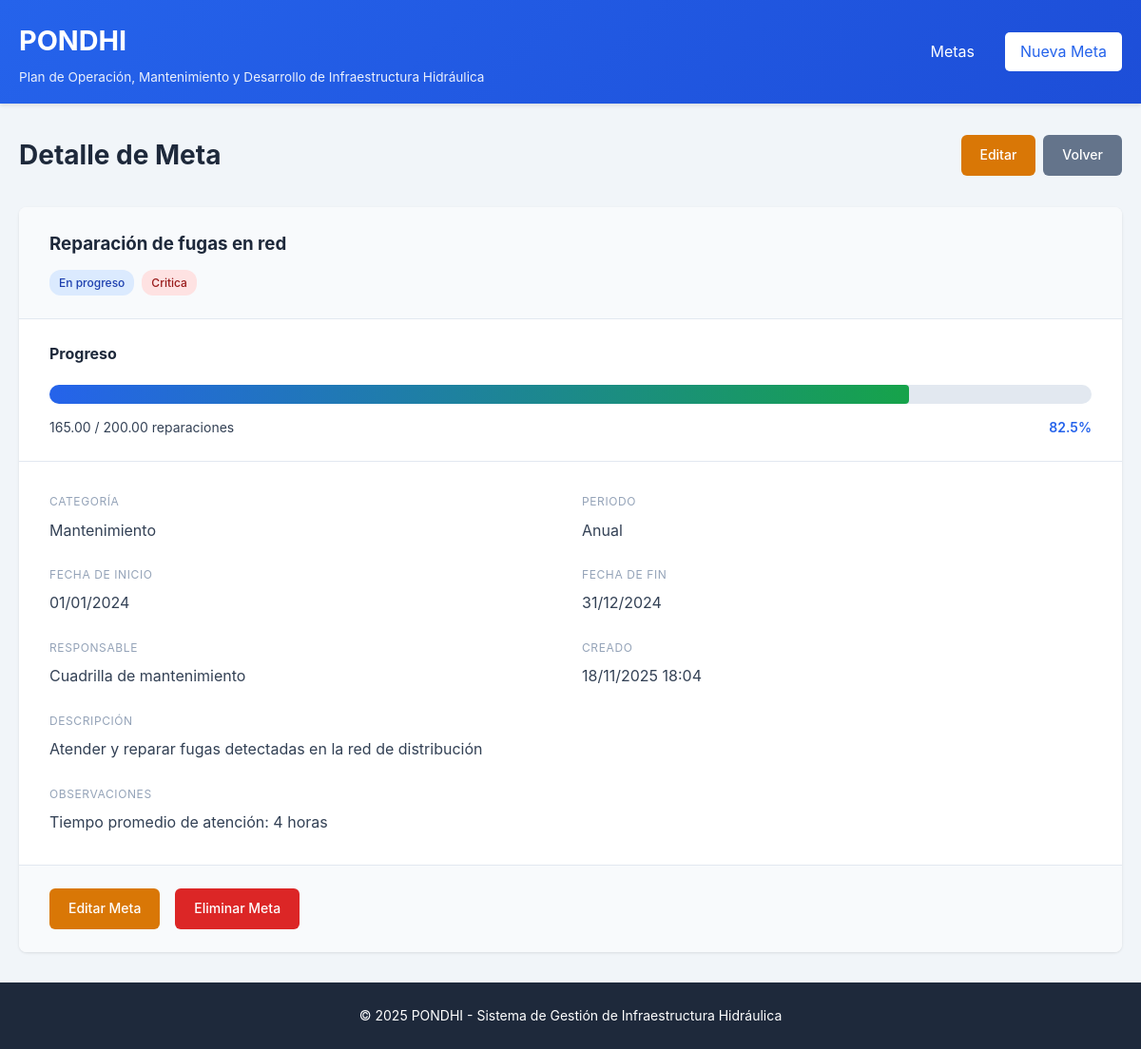
Screenshot of /public/metas/ver/7 with the database file from the repository.
### tables this page shows
CREATE TABLE IF NOT EXISTS metas (
    id INT AUTO_INCREMENT PRIMARY KEY,
    categoria_id INT NOT NULL,
    titulo VARCHAR(255) NOT NULL,
    descripcion TEXT,
    unidad_medida VARCHAR(50) NOT NULL,
    valor_meta DECIMAL(15,2) NOT NULL,
    valor_actual DECIMAL(15,2) DEFAULT 0,
    fecha_inicio DATE NOT NULL,
    fecha_fin DATE NOT NULL,
    periodo ENUM('mensual', 'trimestral', 'semestral', 'anual') NOT NULL,
    estado ENUM('pendiente', 'en_progreso', 'completada', 'cancelada') DEFAULT 'pendiente',
    prioridad ENUM('baja', 'media', 'alta', 'critica') DEFAULT 'media',
    responsable VARCHAR(150),
    observaciones TEXT,
    created_at TIMESTAMP DEFAULT CURRENT_TIMESTAMP,
    updated_at TIMESTAMP DEFAULT CURRENT_TIMESTAMP ON UPDATE CURRENT_TIMESTAMP,
    FOREIGN KEY (categoria_id) REFERENCES categorias(id) ON DELETE RESTRICT
);

CREATE TABLE IF NOT EXISTS categorias (
    id INT AUTO_INCREMENT PRIMARY KEY,
    nombre VARCHAR(100) NOT NULL,
    descripcion TEXT,
    created_at TIMESTAMP DEFAULT CURRENT_TIMESTAMP
);

### app/controllers/MetasController.php (called while the page is built, shortened)
<?php
class MetasController extends Controller {
    private $metaModel;
    public function __construct() {
        $this->metaModel = $this->model('Meta');
    }
    public function ver($id = null) {
        $meta = $this->metaModel->getById($id);
        $this->view('metas/ver', [
            'titulo' => 'Detalle de Meta',
            'meta' => $meta
        ]);
    }
}

### app/controllers/App.php (called while the page is built, shortened)
<?php
class App {
    protected $method = 'index';
    public function __construct() {
        $url = $this->parseUrl();
        if (isset($url[0]) && file_exists(APP_PATH . '/controllers/' . ucfirst($url[0]) . 'Controller.php')) {
            unset($url[0]);
        }
        $this->controller = new $this->controller;
        if (isset($url[1])) {
            if (method_exists($this->controller, $url[1])) {
                $this->method = $url[1];
                unset($url[1]);
            }
        }
        $this->params = $url ? array_values($url) : [];
        call_user_func_array([$this->controller, $this->method], $this->params);
    }
    protected function parseUrl() {
        if (isset($_GET['url'])) {
            return explode('/', filter_var(rtrim($_GET['url'], '/'), FILTER_SANITIZE_URL));
        }
        return [];
    }
}

### public/index.php (called while the page is built, shortened)
<?php
require_once APP_PATH . '/config/Database.php';
require_once APP_PATH . '/controllers/Controller.php';
require_once APP_PATH . '/controllers/App.php';
$app = new App();

### app/config/Database.php (called while the page is built, shortened)
<?php
class Database {
    private static $instance = null;
    private $connection;
    private function __construct() {
        try {
            $dsn = "mysql:host=" . DB_HOST . ";port=" . DB_PORT . ";dbname=" . DB_NAME . ";charset=" . DB_CHARSET;
            $options = [
                PDO::ATTR_ERRMODE => PDO::ERRMODE_EXCEPTION,
                PDO::ATTR_DEFAULT_FETCH_MODE => PDO::FETCH_ASSOC,
                PDO::ATTR_EMULATE_PREPARES => false,
            ];
            $this->connection = new PDO($dsn, DB_USER, DB_PASS, $options);
        } catch (PDOException $e) {
            if (DEBUG_MODE) {
                die("Error de conexión: " . $e->getMessage());
            } else {
                die("Error de conexión a la base de datos");
            }
        }
    }
    public static function getInstance() {
        if (self::$instance === null) {
            self::$instance = new self();
        }
        return self::$instance;
    }
    public function getConnection() {
        return $this->connection;
    }
}

### app/models/Meta.php (called while the page is built, shortened)
<?php
class Meta {
    private $db;
    private $table = 'metas';
    public function __construct() {
        $this->db = Database::getInstance()->getConnection();
    }
    public function getById($id) {
        $sql = "SELECT m.*, c.nombre as categoria_nombre
                FROM {$this->table} m
                INNER JOIN categorias c ON m.categoria_id = c.id
                WHERE m.id = :id";
        $stmt = $this->db->prepare($sql);
        $stmt->bindParam(':id', $id, PDO::PARAM_INT);
        $stmt->execute();
        return $stmt->fetch();
    }
}

### app/views/metas/ver.php (the view)
<?php require_once APP_PATH . '/views/layouts/header.php'; ?>
<?php
$porcentaje = $meta['valor_meta'] > 0
    ? round(($meta['valor_actual'] / $meta['valor_meta']) * 100, 1)
    : 0;
?>
<div class="page-header">
    <h2><?= $titulo ?></h2>
    <div class="header-actions">
        <a href="<?= APP_URL ?>/metas/editar/<?= $meta['id'] ?>" class="btn btn-warning">Editar</a>
        <a href="<?= APP_URL ?>/metas" class="btn btn-secondary">Volver</a>
    </div>
</div>
<div class="detail-container">
    <div class="detail-header">
        <h3><?= htmlspecialchars($meta['titulo']) ?></h3>
        <div class="badges">
            <span class="badge badge-<?= $meta['estado'] ?>">
                <?= ucfirst(str_replace('_', ' ', $meta['estado'])) ?>
            </span>
            <span class="badge badge-prioridad-<?= $meta['prioridad'] ?>">
                <?= ucfirst($meta['prioridad']) ?>
            </span>
        </div>
    </div>
    <div class="progress-section">
        <h4>Progreso</h4>
        <div class="progress-bar large">
            <div class="progress-fill" style="width: <?= min($porcentaje, 100) ?>%"></div>
        </div>
        <div class="progress-info">
            <span><?= number_format($meta['valor_actual'], 2) ?> / <?= number_format($meta['valor_meta'], 2) ?> <?= htmlspecialchars($meta['unidad_medida']) ?></span>
            <span class="progress-percentage"><?= $porcentaje ?>%</span>
        </div>
    </div>
    <div class="detail-grid">
        <div class="detail-item">
            <label>Categoría</label>
            <span><?= htmlspecialchars($meta['categoria_nombre']) ?></span>
        </div>
        <div class="detail-item">
            <label>Periodo</label>
            <span><?= ucfirst($meta['periodo']) ?></span>
        </div>
        <div class="detail-item">
            <label>Fecha de Inicio</label>
            <span><?= date('d/m/Y', strtotime($meta['fecha_inicio'])) ?></span>
        </div>
        <div class="detail-item">
            <label>Fecha de Fin</label>
            <span><?= date('d/m/Y', strtotime($meta['fecha_fin'])) ?></span>
        </div>
        <div class="detail-item">
            <label>Responsable</label>
            <span><?= htmlspecialchars($meta['responsable']) ?: 'No asignado' ?></span>
        </div>
        <div class="detail-item">
            <label>Creado</label>
            <span><?= date('d/m/Y H:i', strtotime($meta['created_at'])) ?></span>
        </div>
        <?php if (!empty($meta['descripcion'])): ?>
            <div class="detail-item full-width">
                <label>Descripción</label>
                <p><?= nl2br(htmlspecialchars($meta['descripcion'])) ?></p>
            </div>
        <?php endif; ?>
        <?php if (!empty($meta['observaciones'])): ?>
            <div class="detail-item full-width">
                <label>Observaciones</label>
                <p><?= nl2br(htmlspecialchars($meta['observaciones'])) ?></p>
            </div>
        <?php endif; ?>
    </div>
    <div class="detail-actions">
        <a href="<?= APP_URL ?>/metas/editar/<?= $meta['id'] ?>" class="btn btn-warning">Editar Meta</a>
        <a href="<?= APP_URL ?>/metas/eliminar/<?= $meta['id'] ?>"
           class="btn btn-danger"
           onclick="return confirm('¿Está seguro de eliminar esta meta?')">Eliminar Meta</a>
    </div>
</div>
<?php require_once APP_PATH . '/views/layouts/footer.php'; ?>

### public/css/styles.css (style rules this page uses)
:root { --primary-color: #2563eb; --primary-dark: #1d4ed8; --secondary-color: #64748b; --success-color: #16a34a; --warning-color: #d97706; --danger-color: #dc2626; --info-color: #0891b2; --light-color: #f8fafc; --dark-color: #1e293b; --border-color: #e2e8f0; --text-color: #334155; --text-muted: #94a3b8; }
* { margin: 0; padding: 0; box-sizing: border-box; }
body { font-family: -apple-system, BlinkMacSystemFont, 'Segoe UI', Roboto, Oxygen, Ubuntu, sans-serif; background-color: #f1f5f9; color: var(--text-color); line-height: 1.6; }
.page-header { display: flex; justify-content: space-between; align-items: center; margin-bottom: 2rem; flex-wrap: wrap; gap: 1rem; }
.page-header h2 { color: var(--dark-color); font-size: 1.75rem; }
.header-actions { display: flex; gap: 0.5rem; }
.btn { display: inline-block; padding: 0.625rem 1.25rem; border: none; border-radius: 6px; cursor: pointer; text-decoration: none; font-size: 0.875rem; font-weight: 500; transition: all 0.3s; text-align: center; }
.btn-secondary { background-color: var(--secondary-color); color: white; }
.btn-warning { background-color: var(--warning-color); color: white; }
.btn-danger { background-color: var(--danger-color); color: white; }
.progress-bar { background-color: var(--border-color); border-radius: 4px; height: 8px; overflow: hidden; width: 100px; display: inline-block; vertical-align: middle; }
.progress-bar.large { height: 20px; width: 100%; border-radius: 10px; }
.progress-fill { background: linear-gradient(90deg, var(--primary-color), var(--success-color)); height: 100%; border-radius: 4px; transition: width 0.3s; }
.badge { display: inline-block; padding: 0.25rem 0.625rem; border-radius: 12px; font-size: 0.75rem; font-weight: 500; }
.badge-en_progreso { background-color: #dbeafe; color: #1e40af; }
.badge-prioridad-critica { background-color: #fee2e2; color: #991b1b; }
.detail-container { background: white; border-radius: 8px; box-shadow: 0 1px 3px rgba(0, 0, 0, 0.1); overflow: hidden; }
.detail-header { padding: 1.5rem 2rem; background-color: var(--light-color); border-bottom: 1px solid var(--border-color); }
.detail-header h3 { margin-bottom: 0.75rem; color: var(--dark-color); }
.detail-header .badges { display: flex; gap: 0.5rem; }
.progress-section { padding: 1.5rem 2rem; border-bottom: 1px solid var(--border-color); }
.progress-section h4 { margin-bottom: 1rem; color: var(--dark-color); }
.progress-info { display: flex; justify-content: space-between; margin-top: 0.75rem; font-size: 0.875rem; }
.progress-percentage { font-weight: 600; color: var(--primary-color); }
.detail-grid { display: grid; grid-template-columns: repeat(2, 1fr); gap: 1.5rem; padding: 2rem; }
.detail-item { display: flex; flex-direction: column; }
.detail-item.full-width { grid-column: span 2; }
.detail-item label { font-size: 0.75rem; color: var(--text-muted); text-transform: uppercase; letter-spacing: 0.05em; margin-bottom: 0.5rem; }
.detail-item span, .detail-item p { color: var(--text-color); }
.detail-actions { padding: 1.5rem 2rem; background-color: var(--light-color); border-top: 1px solid var(--border-color); display: flex; gap: 1rem; }

### rows the page displays
metas: titulo "Reparación de fugas en red", estado "En progreso", prioridad "Critica", valor_actual "165.00", valor_meta "200.00", unidad_medida "reparaciones", porcentaje "82.5", categoria.nombre "Mantenimiento", periodo "Anual", fecha_inicio "01/01/2024", fecha_fin "31/12/2024", responsable "Cuadrilla de mantenimiento", created_at "18/11/2025 18:04", descripcion "Atender y reparar fugas detectadas en la red de distribución", observaciones "Tiempo promedio de atención: 4 horas"

### other values shown
$titulo "Detalle de Meta"
